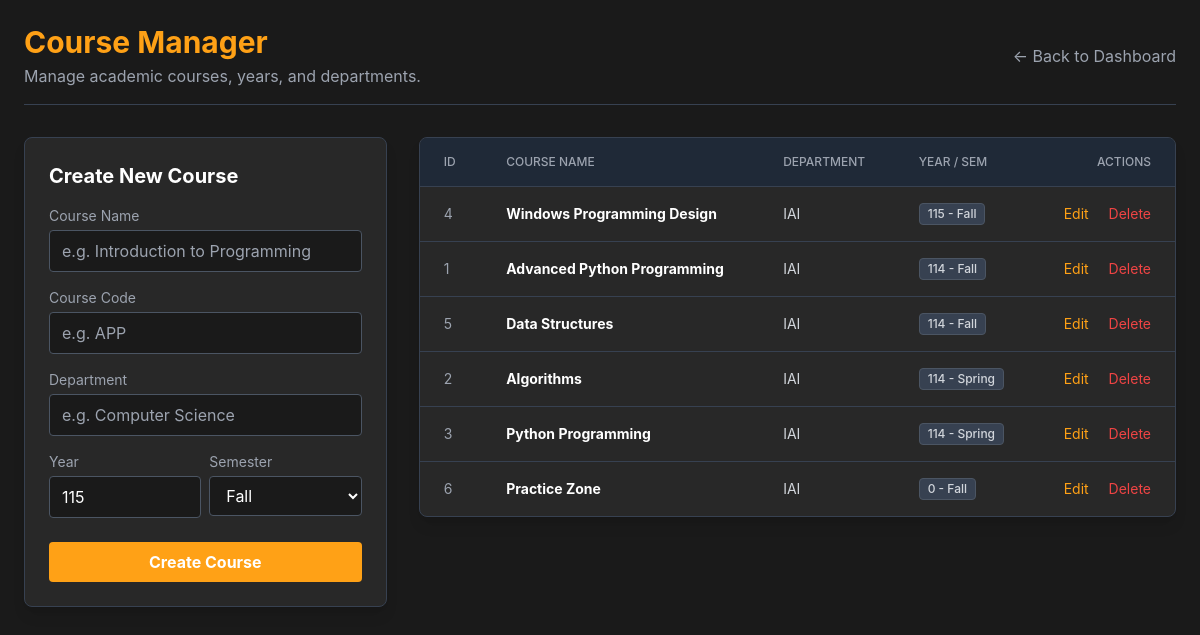
/GCIOJ/course_management.php (signed in), run on the app's committed database.
### tables this page shows
CREATE TABLE `course` (
  `id` int NOT NULL,
  `name` varchar(255) NOT NULL,
  `code` varchar(5) DEFAULT NULL,
  `year` int NOT NULL,
  `semester` varchar(50) NOT NULL,
  `department` varchar(100) NOT NULL
);

### GCIOJ/db.php (called while the page is built, shortened)
<?php
class DB
{
    private static $pdo = null;
    public static function connect()
    {
        if (self::$pdo === null) {
            try {
                $host = DB_HOST;
                $db = DB_NAME;
                $user = DB_USER;
                $pass = DB_PASS;
                $charset = 'utf8mb4';
                $dsn = "mysql:host=$host;dbname=$db;charset=$charset";
                self::$pdo = new PDO($dsn, $user, $pass, [
                    PDO::ATTR_ERRMODE => PDO::ERRMODE_EXCEPTION,
                    PDO::ATTR_DEFAULT_FETCH_MODE => PDO::FETCH_ASSOC
                ]);
            }
            catch (PDOException $e) {
                die("DB Connection Error: " . $e->getMessage());
            }
        }
        return self::$pdo;
    }
}
?>

### GCIOJ/course.php (called while the page is built, shortened)
<?php
require_once 'db.php';
class Course {
    public static function getAll() {
        $sql = "SELECT * FROM course ORDER BY year DESC, semester ASC, name ASC";
        $stmt = DB::connect()->query($sql);
        return $stmt->fetchAll(PDO::FETCH_ASSOC);
    }
}
?>

### GCIOJ/course_management.php (the view, shortened to what this page needs)
<?php
require_once 'course.php';
$editMode = false;
$courseToEdit = null;
$courses = Course::getAll();
?>
<!DOCTYPE html>
<html lang="en" class="dark">
<head>
    <script src="https://cdn.tailwindcss.com"></script>
</head>
<body class="bg-dark-bg text-dark-text font-sans min-h-screen p-6">
    <div class="max-w-7xl mx-auto">
        <div class="flex justify-between items-center mb-8 pb-4 border-b border-gray-700">
            <div>
                <h1 class="text-3xl font-bold text-brand-orange">Course Manager</h1>
                <p class="text-dark-muted mt-1">Manage academic courses, years, and departments.</p>
            </div>
            <a href="dashboard.php" class="text-dark-muted hover:text-white">&larr; Back to Dashboard</a>
        </div>
        <div class="grid grid-cols-1 lg:grid-cols-3 gap-8">
            <div class="lg:col-span-1 space-y-8">
                <div class="bg-dark-surface p-6 rounded-lg border border-gray-700 shadow-lg">
                    <h2 class="text-xl font-bold mb-4 text-white">
                        <?= $editMode ? 'Edit Course' : 'Create New Course' ?>
                    </h2>
                    <form method="POST" action="course_management.php">
                        <div class="space-y-4">
                            <div>
                                <label class="block text-sm text-dark-muted mb-1">Course Name</label>
                                <input type="text" name="name" required class="w-full bg-dark-bg border border-gray-600 rounded px-3 py-2 focus:border-brand-orange outline-none text-white"
                                       value="<?= $editMode ? htmlspecialchars($courseToEdit['name']) : '' ?>" placeholder="e.g. Introduction to Programming">
                            </div>
                             <div>
                                <label class="block text-sm text-dark-muted mb-1">Course Code</label>
                                <input type="text" name="code" required class="w-full bg-dark-bg border border-gray-600 rounded px-3 py-2 focus:border-brand-orange outline-none text-white"
                                       value="<?= $editMode ? htmlspecialchars($courseToEdit['code']) : '' ?>" placeholder="e.g. APP">
                            </div>
                            <div>
                                <label class="block text-sm text-dark-muted mb-1">Department</label>
                                <input type="text" name="department" required class="w-full bg-dark-bg border border-gray-600 rounded px-3 py-2 focus:border-brand-orange outline-none text-white"
                                       value="<?= $editMode ? htmlspecialchars($courseToEdit['department']) : '' ?>" placeholder="e.g. Computer Science">
                            </div>
                            <div class="grid grid-cols-2 gap-2">
                                <div>
                                    <label class="block text-sm text-dark-muted mb-1">Year</label>
                                    <input type="number" name="year" required class="w-full bg-dark-bg border border-gray-600 rounded px-3 py-2 text-white"
                                           value="<?= $editMode ? htmlspecialchars($courseToEdit['year']) : date('Y')-1911 ?>">
                                </div>
                                <div>
                                    <label class="block text-sm text-dark-muted mb-1">Semester</label>
                                    <select name="semester" class="w-full bg-dark-bg border border-gray-600 rounded px-3 py-2 text-white">
                                        <option value="Fall" <?= ($editMode && $courseToEdit['semester'] == 'Fall') ? 'selected' : '' ?>>Fall</option>
                                    </select>
                                </div>
                            </div>
                        </div>
                        <div class="mt-6 flex gap-2">
                            <button type="submit" class="flex-1 bg-brand-orange hover:bg-orange-600 text-white font-bold py-2 px-4 rounded transition">
                                <?= $editMode ? 'UPDATE Course' : 'Create Course' ?>
                            </button>
                        </div>
                    </form>
                </div>
            </div>
            <div class="lg:col-span-2">
                <div class="bg-dark-surface rounded-lg border border-gray-700 overflow-hidden shadow-lg">
                    <table class="w-full text-left border-collapse">
                        <thead>
                            <tr class="bg-gray-800 text-dark-muted text-xs uppercase border-b border-gray-700">
                                <th class="px-6 py-4 font-medium">ID</th>
                                <th class="px-6 py-4 font-medium">Course Name</th>
                                <th class="px-6 py-4 font-medium">Department</th>
                                <th class="px-6 py-4 font-medium">Year / Sem</th>
                                <th class="px-6 py-4 font-medium text-right">Actions</th>
                            </tr>
                        </thead>
                        <tbody class="divide-y divide-gray-700 text-sm">
                            <?php if (count($courses) > 0): ?>
                                <?php foreach ($courses as $row): ?>
                                <tr class="hover:bg-dark-hover transition">
                                    <td class="px-6 py-4 text-dark-muted"><?= $row['id'] ?></td>
                                    <td class="px-6 py-4 font-bold text-white">
                                        <?= htmlspecialchars($row['name']) ?>
                                    </td>
                                    <td class="px-6 py-4 text-gray-300">
                                        <?= htmlspecialchars($row['department']) ?>
                                    </td>
                                    <td class="px-6 py-4">
                                        <span class="inline-flex items-center px-2 py-0.5 rounded text-xs font-medium bg-gray-700 text-gray-300 border border-gray-600">
                                            <?= $row['year'] ?> - <?= $row['semester'] ?>
                                        </span>
                                    </td>
                                    <td class="px-6 py-4 text-right space-x-2">
                                        <a href="course_management.php?edit_id=<?= $row['id'] ?>" class="text-brand-orange hover:text-white transition">Edit</a>
                                        <form method="POST" action="course_management.php" class="inline-block" onsubmit="return confirm('Delete this course?');">
                                            <button type="submit" class="text-brand-red hover:text-red-400 transition ml-2">Delete</button>
                                        </form>
                                    </td>
                                </tr>
                                <?php endforeach; ?>
                            <?php else: ?>
                                <tr>
                                    <td colspan="5" class="px-6 py-8 text-center text-dark-muted">No courses found. Create one to get started.</td>
                                </tr>
                            <?php endif; ?>
                        </tbody>
                    </table>
                </div>
            </div>
        </div>
    </div>
</body>
</html>

### data on the page
course: id "4", name "Windows Programming Design", department "IAI", year "115", semester "Fall"
course: id "1", name "Advanced Python Programming", department "IAI", year "114", semester "Fall"
course: id "5", name "Data Structures", department "IAI", year "114", semester "Fall"
course: id "2", name "Algorithms", department "IAI", year "114", semester "Spring"
course: id "3", name "Python Programming", department "IAI", year "114", semester "Spring"
course: id "6", name "Practice Zone", department "IAI", year "0", semester "Fall"
